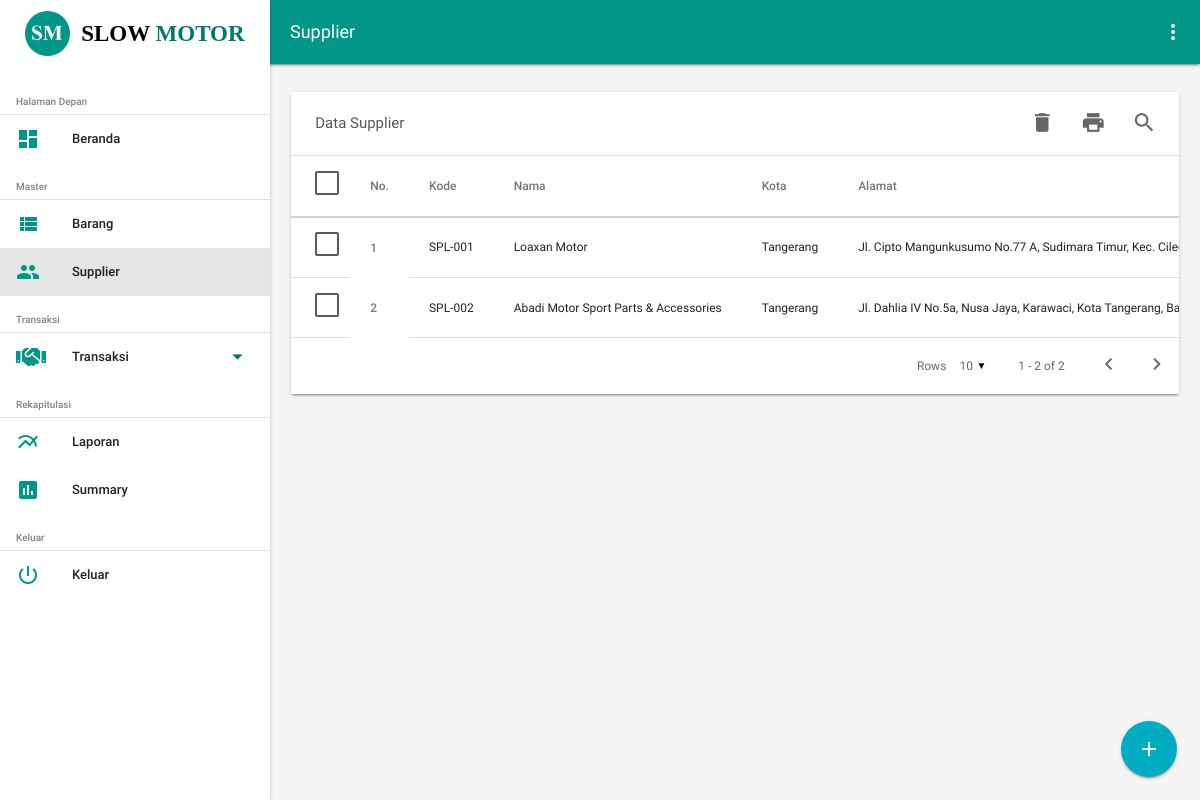
Screenshot of /Supplier (signed in) with the database file from the repository.
### tables this page shows
CREATE TABLE `supplier` (
  `id` int(11) NOT NULL,
  `kode` varchar(50) NOT NULL,
  `nama` text NOT NULL,
  `kota` text NOT NULL,
  `alamat` text NOT NULL,
  `kontak` varchar(15) NOT NULL
);

### app/core/Controller.php (called while the page is built, shortened)
<?php
class Controller
{
	public function view($view, $data = [])
	{
		require_once 'app/views/'.$view.'.php';
	}
	public function model( $model )
	{
		return new $model;
	}
}
?>

### app/controllers/gudang/Supplier.php (called while the page is built, shortened)
<?php
class Supplier extends Controller
{
	public function index()
	{
		$data['judul'] = 'Supplier';
		$data['spl'] = $this->model('Supplier_model')->get_supplier();
		$data['kode'] = $this->model('Supplier_model')->kode_otomatis();
		$this->view('gudang/supplier/index', $data);
	}
}
?>

### index.php (called while the page is built, shortened)
<?php
$app = new App;
?>

### app/core/Database.php (called while the page is built, shortened)
<?php
class Database
{
	private $host = DB_HOST,
			$user = DB_USER,
			$pass = DB_PASS,
			$db_name = DB_NAME;
	private $dbh,
			$stmt;
	public function __construct()
	{
		$dsn = 'mysql:host='.$this->host.';dbname='.$this->db_name;
		$option = [
			PDO::ATTR_PERSISTENT => true,
			PDO::ATTR_ERRMODE => PDO::ERRMODE_EXCEPTION
		];
		try {
			$this->dbh = new PDO($dsn, $this->user, $this->pass, $option);
		}
		catch(PDOException $e) {
			die($e->getMessage());
		}
	}
	public function query($query)
	{
		$this->stmt = $this->dbh->prepare($query);
	}
	public function execute()
	{
		$this->stmt->execute();
	}
	public function all()
	{
		$this->execute();
		return $this->stmt->fetchAll(PDO::FETCH_ASSOC);
	}
}
?>

### app/models/Supplier_model.php (called while the page is built, shortened)
<?php
class Supplier_model
{
	private $db;
	public function __construct()
	{
		$this->db = new Database;
	}
	public function get_supplier($id = null)
	{
		$query = "SELECT * FROM supplier ";
		if ( !empty($id) ) {
			$query .= "WHERE id = :id";
			$this->db->query($query);
			$this->db->bind('id', $id);
			return $this->db->single();
		}
		else {
			$this->db->query($query);
			return $this->db->all();
		}
	}
	public function kode_otomatis()
	{
		$query = "SELECT max(kode) AS max FROM supplier ORDER BY kode DESC";
		$this->db->query($query);
		$data = $this->db->single();
		$kode = $data['max'];
		$urut = substr($kode, 5, 3);
		$tambah = (int) $urut + 1;
		if ( strlen($tambah) == 1 ) {
			$format = 'SPL-00'.$tambah;
		}
		return $format;
	}
}
?>

### app/views/gudang/supplier/index.php (the view, shortened to what this page needs)
<form name="formTable" method="POST" action="<?= BASEURL; ?>/supplier/hapus">
	<div class="row">
		<div id="man" class="col s12">
			<div class="card material-table">
				<div class="table-header">
					<span class="table-title">Data Supplier</span>
					<div class="actions">
						<a class="btn-flat waves-effect tooltipped" data-delay="50" data-position="top" data-tooltip="Hapus" id="multi-hapus-data">
							<i class="material-icons">delete</i>
						</a>
						<a href="<?= BASEURL; ?>/Supplier/cetak" target="_blank" class="btn-flat waves-effect tooltipped" data-delay="50" data-position="top" data-tooltip="Cetak">
							<i class="large material-icons">print</i>
						</a>
						<a class="search-toggle waves-effect btn-flat tooltipped" ata-delay="50" data-position="top" data-tooltip="Cari">
							<i class="material-icons">search</i>
						</a>
					</div>
				</div>
				<table class="datatable" width="100%">
					<thead>
						<tr>
							<th>
								<label for="check-all"></label>
							</th>
							<th>No.</th>
							<th>Kode</th>
							<th>Nama</th>
							<th>Kota</th>
							<th>Alamat</th>
						</tr>
					</thead>
					<tbody>
						<?php foreach ($data['spl'] as $index => $spl) : ?>
							<tr>
								<td>
									<label for="<?= $spl['kode']; ?>"></label>
								</td>
								<th><?= $index + 1; ?></th>
								<td><?= $spl['kode']; ?></td>
								<td><?= $spl['nama']; ?></td>
								<td><?= $spl['kota']; ?></td>
								<td><?= $spl['alamat']; ?></td>
							</tr>
						<?php endforeach; ?>
					</tbody>
				</table>
			</div>
		</div>
	</div>
</form>
<div class="fixed-action-btn">
	<a href="#modal-spl" class="btn-floating btn-large cyan darken-1 tooltipped modal-trigger tambah-data-spl" data-delay="50" data-position="top" data-tooltip="Tambah" data-action="<?= BASEURL; ?>/supplier/tambah">
		<i class="material-icons">add</i>
	</a>
</div>

### assets/custom/style.css (style rules this page uses)
html, body { max-width: 100%; }
body { min-height: 100vh; display: flex; flex-direction: column; font-size: 14px; overflow-x: hidden; }
table { min-width: 100%; }

### rows the page displays
supplier: kode "SPL-001", nama "Loaxan Motor", kota "Tangerang", alamat "Jl. Cipto Mangunkusumo No.77 A, Sudimara Timur, Kec.…"
supplier: kode "SPL-002", nama "Abadi Motor Sport Parts & Accessories", kota "Tangerang", alamat "Jl. Dahlia IV No.5a, Nusa Jaya, Karawaci, Kota Tangerang,…"

### other values shown
$data['judul'] "Supplier"
